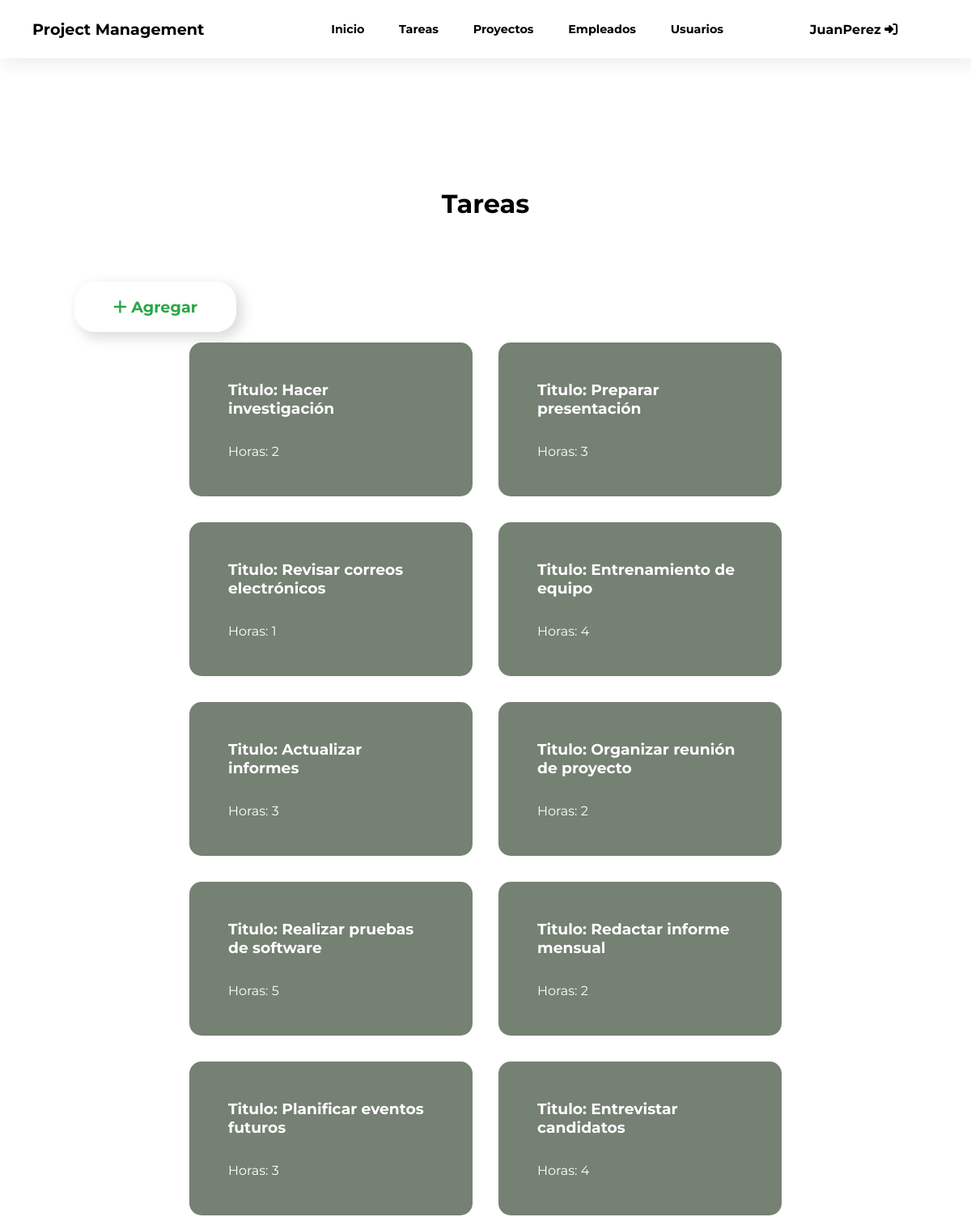
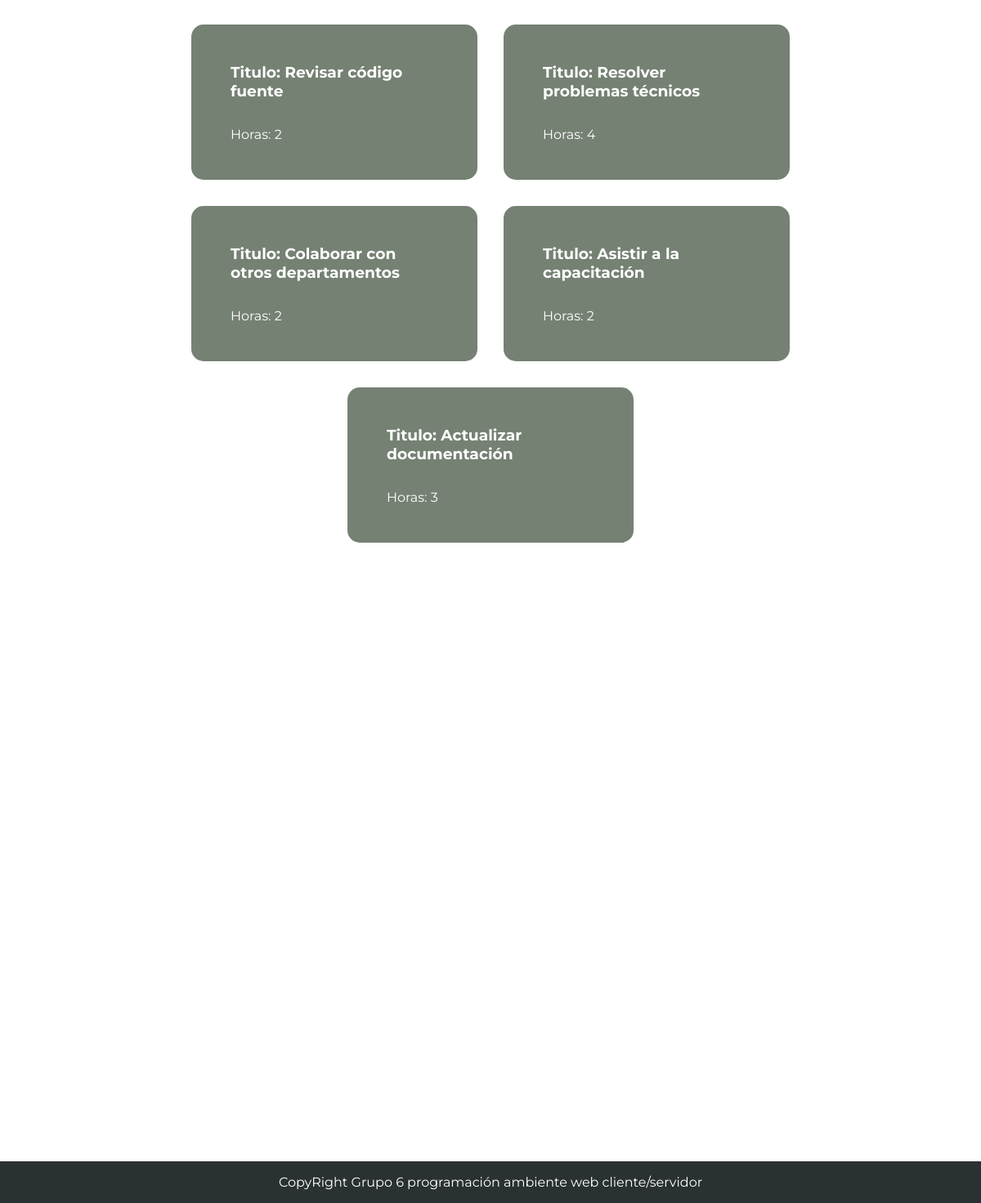
The app's page /Views/tareas (signed in) with its own data (2 pictures, top to bottom).
### tables this page shows
CREATE TABLE Tareas (
	id_tarea INT PRIMARY KEY AUTO_INCREMENT,
    titulo VARCHAR(50),
    horas INT
);

### Models/tareasModel.php (called while the page is built, shortened)
<?php
    class TareasModel {
        public static function obtenerTareas() {
            $database = OpenDataBase();
            $result = $database->query("SELECT * FROM Tareas");
            $tareas = $result->fetch_all(MYSQLI_ASSOC);
            return $tareas;
        }
}
?>

### Controllers/tareasController.php (the view, shortened to what this page needs)
<?php
    include_once(MODELS_PATH . "/tareasModel.php");
    function mostrarTareas() {
        $tareas = TareasModel::obtenerTareas();
        echo '<div class="tareas-container">';
        foreach ($tareas as $tarea) {
            echo '<div class="tarea">
                <h3>Titulo: ' . $tarea["titulo"]  . '</h3>
                <p>Horas: ' . $tarea["horas"] . '</p>
                <div class="opciones">
                        <a href="' . ROOT . "/Views/tareas?eliminar=" . $tarea["id_tarea"]  . '" class="delete-empleado">
                            <i class="fa-solid fa-trash"></i>
                        </a>
                        <a href="' . ROOT . "/Views/tareas/agregartareas.php?actualizar=" . $tarea["id_tarea"]  . '" class="edit-empleado">
                            <i class="fa-solid fa-pen-to-square"></i>
                        </a>
                    </div>
            </div>';
        }
        echo '</div>';
    }

### styles/main.css (style rules this page uses)
:root { --blue: #3454D1; --wine: #69353F; --green: #758173; --bittersweets: #F87060; --success: #28a745; --info: #17a2b8; --warning: #ffc107; --danger: #ff1919; --font-family: "Montserrat", "Roboto", sans-serif; }
* { padding: 0; margin: 0; box-sizing: border-box; font-family: var(--font-family); }
.empleados-container, .usuarios-container, .empleados-proyecto, .tareas-container { display: flex; align-items: flex-start; justify-content: center; margin: 0 auto; margin-bottom: 47.3rem; width: 90%; flex-wrap: wrap; min-height: 20.6vh; gap: 2rem; }
.empleado, .usuario, .empleados-proyecto > div, .tarea { min-width: 350px; padding: 2em 3em; width: 30%; min-height: 190px; display: flex; align-items: flex-start; justify-content: center; gap: 2rem; flex-direction: column; background: var(--green); color: #fff; border-radius: 15px; position: relative; }

### records on screen
tareas: titulo "Hacer investigación", horas "2"
tareas: titulo "Preparar presentación", horas "3"
tareas: titulo "Revisar correos electrónicos", horas "1"
tareas: titulo "Entrenamiento de equipo", horas "4"
tareas: titulo "Actualizar informes", horas "3"
tareas: titulo "Organizar reunión de proyecto", horas "2"
tareas: titulo "Realizar pruebas de software", horas "5"
tareas: titulo "Redactar informe mensual", horas "2"
tareas: titulo "Planificar eventos futuros", horas "3"
tareas: titulo "Entrevistar candidatos", horas "4"
tareas: titulo "Revisar código fuente", horas "2"
tareas: titulo "Resolver problemas técnicos", horas "4"
tareas: titulo "Colaborar con otros departamentos", horas "2"
tareas: titulo "Asistir a la capacitación", horas "2"
tareas: titulo "Actualizar documentación", horas "3"

### other values on screen
$_SESSION["username"] "JuanPerez"
